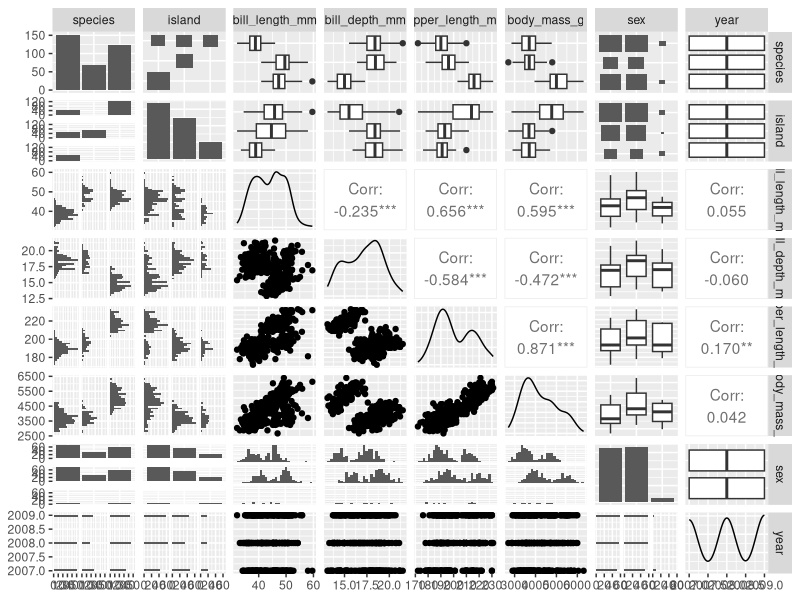
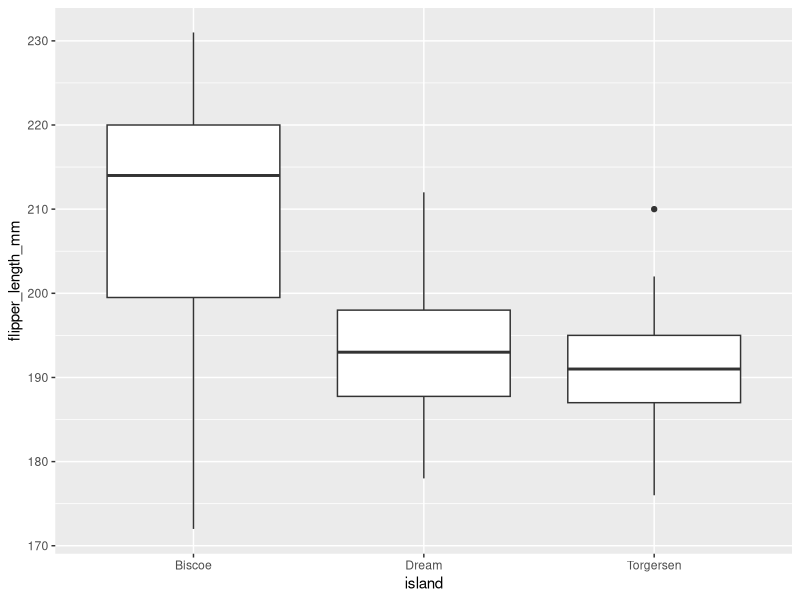
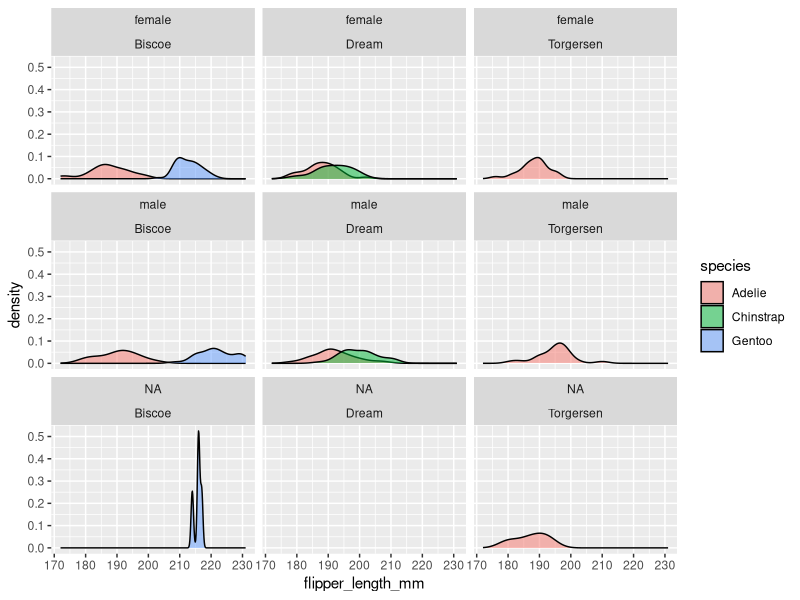
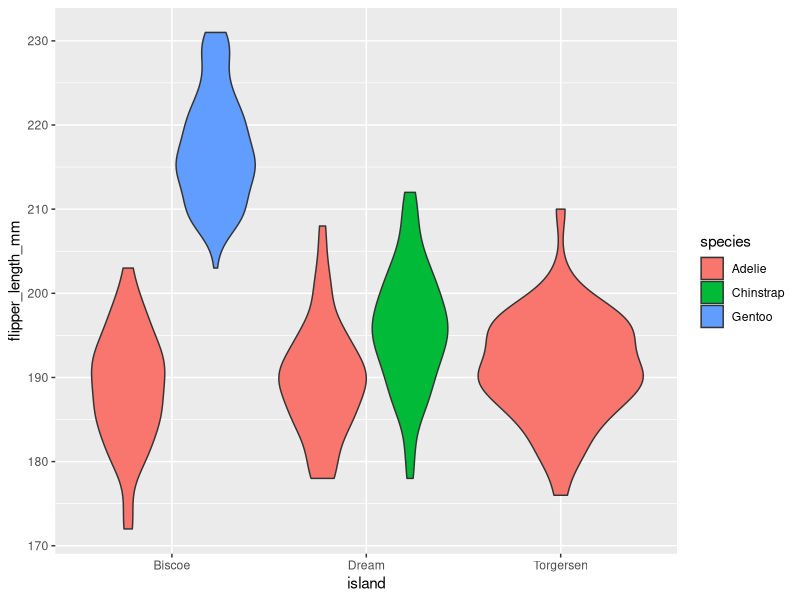
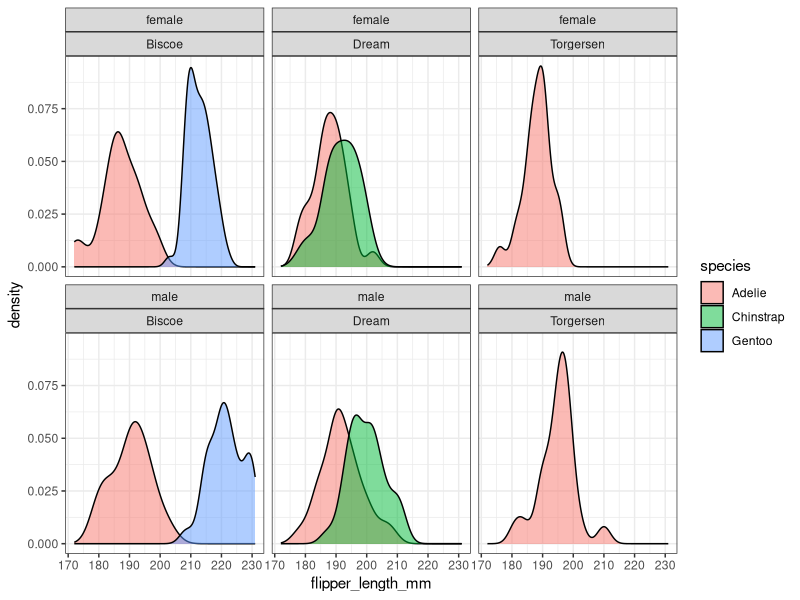
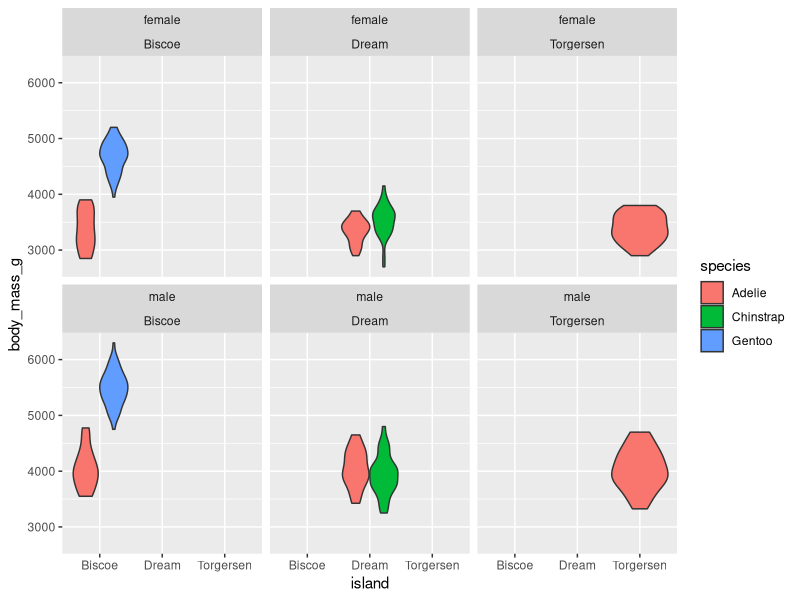
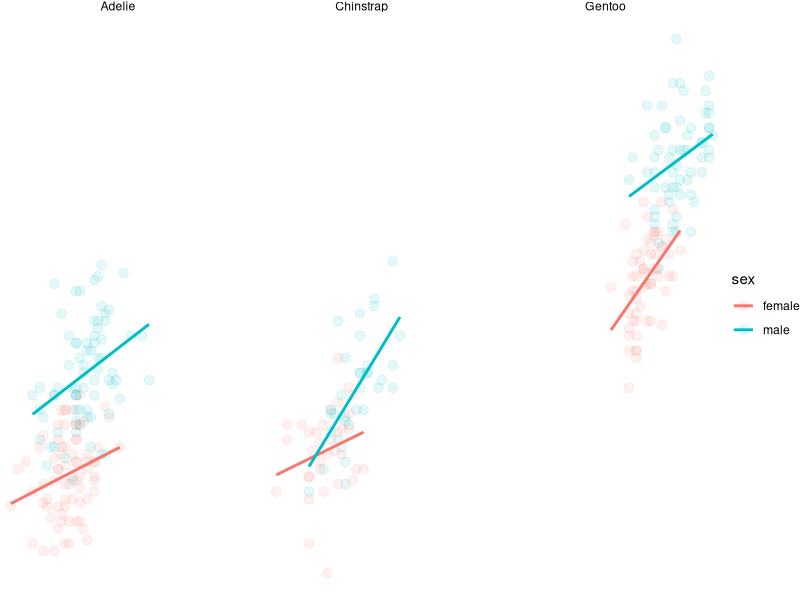
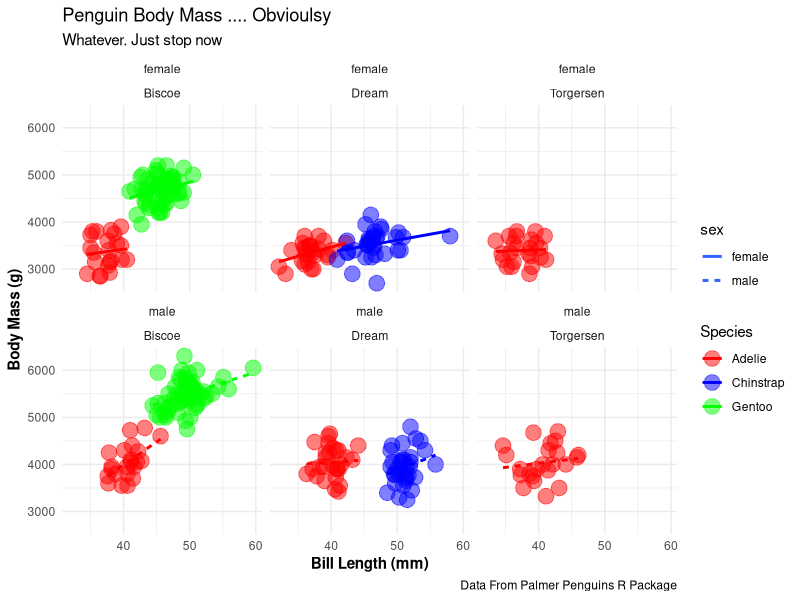

Here is the R script that generated these plots, in order:
#playing with ggplot 
library(tidyverse)
#install.packages ("Palmerpenguidns")
install.packages("palmerpenguins")
library(palmerpenguins)
install.packages("GGally")
library(GGally)
penguins %>% names()

#find your outcome variables (dependent variables)
#           flipper_length_mm

#what predictor variables?? (independent variables)
      #island, species, sex
penguins$year %>% unique()
#data collected 2007 2008 2009

ggpairs(penguins)
#:: from GGally package use ggpairs
#gives you how all variables are related to eachother

?ggplot
penguins %>% # data to use
  ggplot(aes(y=flipper_length_mm, x=island)) + # set 'global' mapping # which variables to which aspects of the plot
# y = flipper length depends on x = 
  #map variables to different parts of plot
  geom_boxplot()
  
penguins %>% 
  ggplot(aes(x=flipper_length_mm, fill = species))+ 
  geom_density(alpha=.5) + facet_wrap(~sex*island)
#distribution of data (density)
#alpha = opacity

#to get rid of NA
penguins$sex %>% unique()
#yep got NA
!is.na(penguins$sex)
#gets us not NAs are true
penguins[!is.na(penguins$sex),]
#subset it back into data set

p <- penguins[!is.na(penguins$sex),] %>% 
  ggplot(aes(x=flipper_length_mm, fill = species))+ 
  geom_density(alpha=.5) + facet_wrap(~sex*island)
#facet_wrap(~island)
                                      
                                      
penguins %>% ggplot(aes(y=flipper_length_mm, x=island, fill = species))+
  geom_violin()

#linetype can show the line type but its horrible

#data 
#how to map variables (column names) to parts of a plot)
#what to draw?
#facets?
#scales?
#customize theme

p+theme_bw()
names(penguins)

#make a plot of body_mass_g with some x axis
penguins[!is.na(penguins$sex),] %>% ggplot(aes(y=body_mass_g, x=island, fill=species)) +geom_violin() +
  facet_wrap(~sex*island)

penguins[!is.na(penguins$sex),]  %>% 
  ggplot(aes(x=flipper_length_mm, y=body_mass_g, color = sex))+
  geom_point(size=3,alpha=.1,)+
  geom_smooth(method="lm", se=FALSE)+
  facet_wrap(~species)+
  theme_void()

#you can search about anything!
?geom_point
p <- penguins[!is.na(penguins$sex),] %>% ggplot(aes(x=bill_length_mm, y=body_mass_g, color=species, linetype=sex))+
  geom_point(alpha=.5, size=5)+ 
  geom_smooth(method="lm",se=FALSE) + facet_wrap(~sex*island)
  
#method = lm = linear model
#se = error 

## you can set aesthetics inside of each genome


p+
  theme_minimal()+ 
  theme(axis.title = element_text(face = "bold" ))+
  labs(x="Bill Length (mm)", y= "Body Mass (g)",
       color = "Species", 
       title = "Penguin Body Mass .... Obvioulsy",
       subtitle = "Whatever. Just stop now",
       caption = "Data From Palmer Penguins R Package")+
  scale_color_manual(values = c("red", "blue", "green"))

#now that youve got plot add to it
#use color finder on google for more customized color options!


